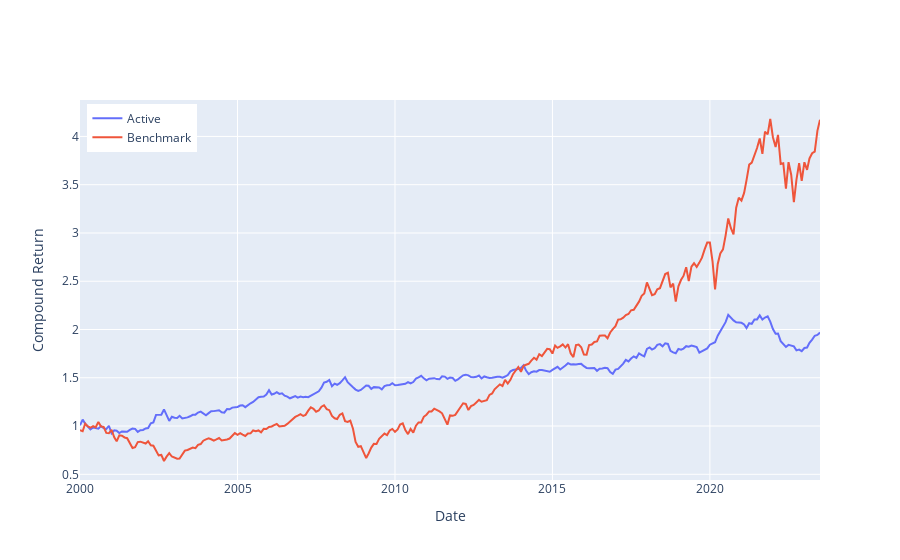

Notebook code cell kept with this figure:
### Code cell
# Cumulative returns
contribs = pd.DataFrame(dtype=float, index=df.index, columns=['Active', 'Benchmark'])
contribs['Benchmark'] = beta*df[BENCHMARK] + (1-beta)*df.RF
contribs['Active'] = df[TICKER] - contribs['Benchmark']
cum = (1 + contribs).cumprod()

fig = go.Figure()
trace= go.Scatter(x=cum.index.astype(str), y=cum.Active, name='Active', hovertemplate="Active: %{y:.2f}<extra></extra>")
fig.add_trace(trace)
trace= go.Scatter(x=cum.index.astype(str), y=cum.Benchmark, name='Benchmark', hovertemplate="Benchmark: %{y:.2f}<extra></extra>")
fig.add_trace(trace)
fig.update_yaxes(title='Compound Return')
fig.update_xaxes(title="Date")
fig.update_layout(hovermode='x unified')
fig.update_layout(legend=dict(yanchor="top", y=0.99, xanchor="left", x=0.01))
fig.show()

### Figure 1 — Plotly figure (JSON) as saved in the notebook; plotly's stock layout.template omitted (floating-point values rounded to 4 significant figures; data arrays with more than 128 entries replaced by an {"elided": "..."} marker saying what was removed)
{"data": [{"hovertemplate": "Active: %{y:.2f}<extra></extra>", "name": "Active", "type": "scatter", "x": {"elided": "283 str values"}, "y": {"elided": "283 float values"}}, {"hovertemplate": "Benchmark: %{y:.2f}<extra></extra>", "name": "Benchmark", "type": "scatter", "x": {"elided": "283 str values"}, "y": {"elided": "283 float values"}}], "layout": {"hovermode": "x unified", "legend": {"x": 0.01, "xanchor": "left", "y": 0.99, "yanchor": "top"}, "xaxis": {"title": {"text": "Date"}}, "yaxis": {"title": {"text": "Compound Return"}}}}
